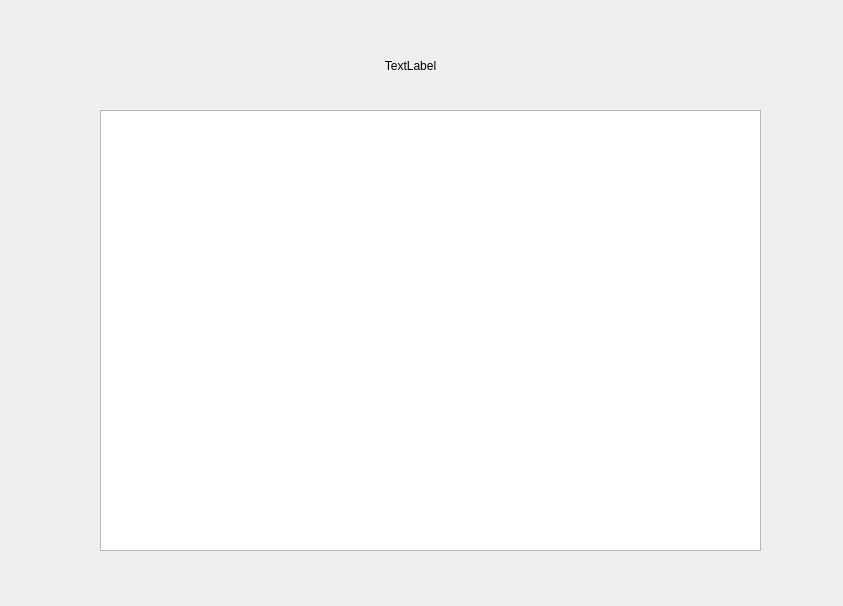
<?xml version="1.0" encoding="UTF-8"?>
<ui version="4.0">
 <class>Hotspot_Analysis_Widget</class>
 <widget class="QWidget" name="Hotspot_Analysis_Widget">
  <property name="geometry">
   <rect>
    <x>0</x>
    <y>0</y>
    <width>843</width>
    <height>606</height>
   </rect>
  </property>
  <property name="windowTitle">
   <string>Hotspot_Analysis_Widget</string>
  </property>
  <widget class="QLabel" name="year">
   <property name="geometry">
    <rect>
     <x>220</x>
     <y>30</y>
     <width>381</width>
     <height>71</height>
    </rect>
   </property>
   <property name="text">
    <string>TextLabel</string>
   </property>
   <property name="alignment">
    <set>Qt::AlignCenter</set>
   </property>
   <property name="margin">
    <number>0</number>
   </property>
  </widget>
  <widget class="QListView" name="listView">
   <property name="geometry">
    <rect>
     <x>100</x>
     <y>110</y>
     <width>661</width>
     <height>441</height>
    </rect>
   </property>
  </widget>
 </widget>
 <layoutdefault spacing="6" margin="11"/>
 <resources>
  <include location="DS_2020_GUI.qrc"/>
 </resources>
 <connections/>
</ui>
